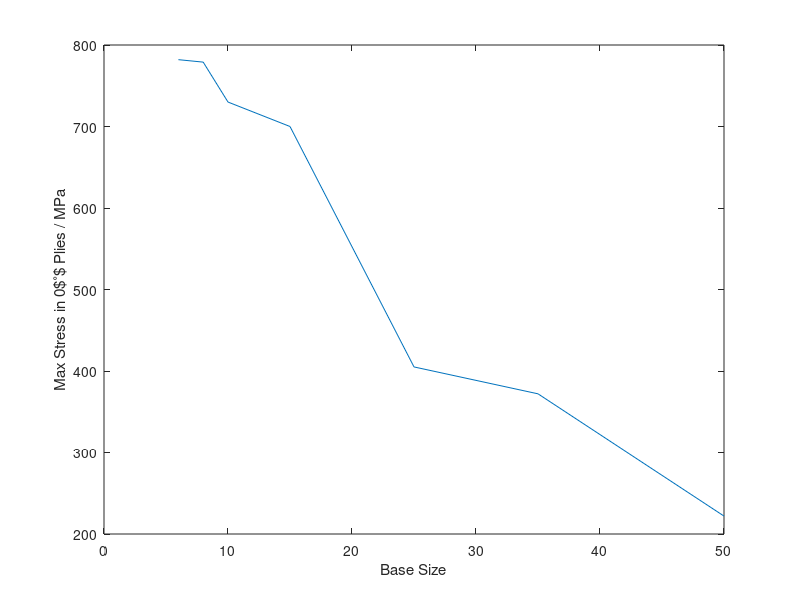

Here is the MATLAB script that generated this plot: (Note: this script raises an error after producing the figure.)
clear
clc
close all

x = [6 8 10 15 25 35 50];
y = [782 779 730 700 405 372 222];

meshConv = figure;
plot(x,y,"-")
hold on
xlabel('Base Size')
ylabel('Max Stress in 0$^{\circ}$ Plies / MPa')
betterPlot(meshConv)
hold off;
legend off
saveas(meshConv, "MeshConvergence.png")

close all